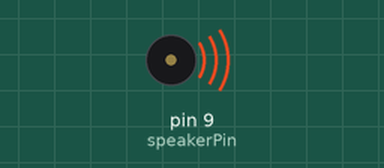
Simulated run of this sketch. Board: Arduino Uno, built with avr-gcc and run on an emulated ATmega328P. Shown: buzzer (waves = sounding).

Above: at 0.2 s.
At 5.99 s:
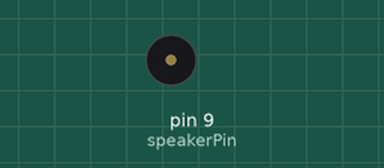
Timing chart, 0 to 7.3 s (numbered marks = the images above):
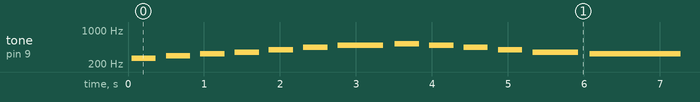

The sketch:

4.ino
```cpp
int speakerPin = 9;

void playTone(int tone, int duration) {
  for (long i = 0; i < duration * 1000L; i += tone * 2) {
    digitalWrite(speakerPin, HIGH);
    delayMicroseconds(tone);
    digitalWrite(speakerPin, LOW);
    delayMicroseconds(tone);
  }
}

void playNote(char note, int duration) {
  int tone;
  switch (note) {
    case 'c': tone = 1915; break;
    case 'd': tone = 1700; break;
    case 'e': tone = 1519; break;
    case 'f': tone = 1432; break;
    case 'g': tone = 1275; break;
    case 'a': tone = 1136; break;
    case 'b': tone = 1014; break;
    case 'C': tone = 956; break;
  }
  playTone(tone, duration);
}

void setup() {
  pinMode(speakerPin, OUTPUT);
}

void loop() {
  /******** DEFINE YOUR MELODY HERE **********/
  static String notes = "cdefgabCbagfedc";  // a space represents a rest
  static int beats[] = { 1, 1, 1, 1, 1, 1, 2, 1, 1, 1, 1, 2, 4, 8, 4 };
  static int tempo = 300;
  for (int i = 0; i < notes.length(); i++) {
    if (notes[i] == ' ')
      delay(beats[i] * tempo);  // rest
    else
      playNote(notes[i], beats[i] * tempo);
    delay(tempo / 2);  // pause between notes
  }
}
```

Measured:
- by itself, tone on pin 9 (speakerPin): plays 260 Hz for 0.32 s, 293 Hz for 0.32 s, 328 Hz for 0.32 s, 348 Hz for 0.32 s, 391 Hz for 0.32 s, 438 Hz for 0.32 s … (177 notes in this stretch)
